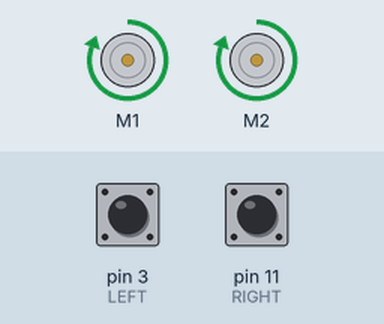
The sketch below on a simulated Arduino Uno, built with avr-gcc and run on an emulated ATmega328P. On the bench: 2 × DC motor (green arrow = forward, orange = backward, longer = faster). The inputs (shaded band) are chosen by the test bench; at power-on: pin 3 (LEFT) LOW, pin 11 (RIGHT) LOW. What the sketch prints to the serial monitor is not drawn.

Above: at 0.1 s.
Timing chart, 0 to 1.6 s (numbered marks = the images above):
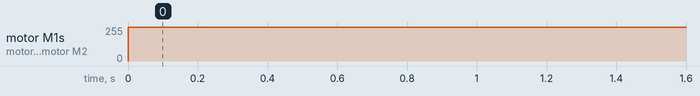

The sketch:

EncoderPulseToPWM.ino
```cpp
#include <DualVNH5019MotorShield.h>

#define LEFT 3
#define RIGHT 11
DualVNH5019MotorShield md;
unsigned long periodL, periodR, rpmL, rpmR;
void setup()
{
  pinMode(LEFT, INPUT);
  pinMode(RIGHT, INPUT);
  Serial.begin(9600);
  md.init();
  md.setM1Speed(400);
  md.setM2Speed(400);
}
void loop()
{
   delay(500);
   periodL = 2*pulseIn(LEFT, HIGH);
   periodR = 2*pulseIn(RIGHT, HIGH);
   rpmL = 60/(562.25*periodL*pow(10, -6));
   rpmR = 60/(562.25*periodR*pow(10, -6));
   Serial.println("rpmL");
   Serial.println(rpmL);
   Serial.println("rpmR");
   Serial.println(rpmR);

}
```

Measured:
- by itself, motor M1, motor M2: stopped → forward 255/255 at 0.00 s
